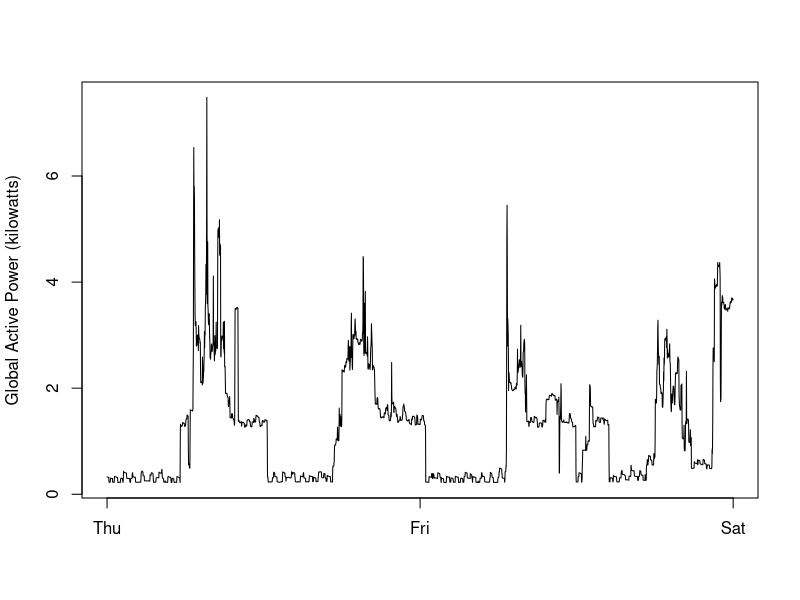

The R source for this figure:
library(lubridate)

#Read data (already a subset - the subset created by subset_data.R in advance)
data <- read.csv("household_power_consumption_subset.txt", 
                 sep=";", 
                 stringsAsFactors=FALSE)

#Create PNG device
png(file = "plot2.png", width = 480, height = 480, bg = "transparent")

#Create plot
plot(data$Global_active_power, 
     type = "l", 
     xlab = "", 
     ylab = "Global Active Power (kilowatts)", 
     xaxt = "n")

#Draw x-axis
thu = 1
fri = match("Fri", wday(data$Date, label = TRUE))
sat = nrow(data) + 1
axis(1, at = c(thu, fri, sat), labels = c("Thu", "Fri", "Sat"))

#Close PNG device
dev.off()